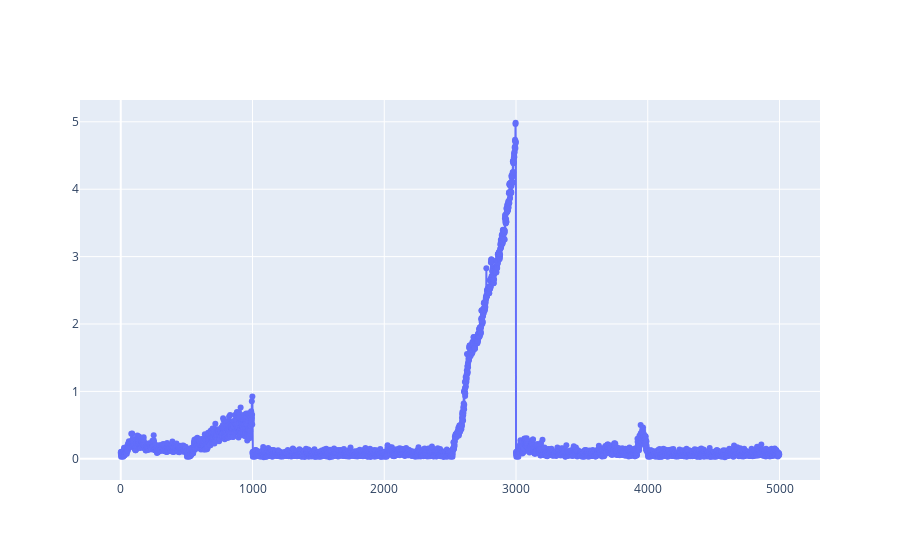

The cell this chart's notebook holds for it:
### Code cell
fig = go.Figure(data=go.Scatter(y=mse_faulty, mode='lines+markers'))
fig.show()

### Figure 1 — Plotly figure (JSON) as saved in the notebook; plotly's stock layout.template omitted (floating-point values rounded to 4 significant figures; data arrays with more than 128 entries replaced by an {"elided": "..."} marker saying what was removed)
{"data": [{"mode": "lines+markers", "type": "scatter", "y": {"elided": "4999 float values"}}], "layout": {}}
